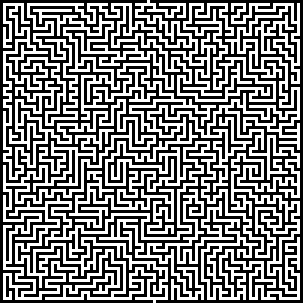
#> input picture huge.png, 101 x 101 px (shown 3 times larger)
$ python maze-solver.py
#> lines starting #> are read from the running program, lines starting #| are printed output that depends on the picture
from PIL import Image
import copy
import sys

sys.setrecursionlimit(3000)

IMAGE_PATH = 'huge.png'

# 1 = white
# 0 = black

class Maze():
    def __init__(self, width, height, pixels):
        self.grid = []
        self.width = width
        self.height = height
        for x in range(0, width):
            self.grid.append([])
            for y in range(0, height):
                self.grid[x].append(Coordinate(x, y, pixels[x,y]))

    def setStart(self, x, y):
        self.grid[x][y].isStart = True
        self.start = self.grid[x][y]

    def setEnd(self, x, y):
        self.grid[x][y].isEnd = True
        self.end = self.grid[x][y]

    def safeGetCoord(self, x, y):
        if x < 0 or x >= self.width or y < 0 or y >= self.height:
            return False
        try:
            return self.grid[x][y]
        except:
            return False


class Coordinate():
    def __init__(self, x, y, colour):
        self.x = x
        self.y = y
        self.colour = colour
        self.isStart = False
        self.isEnd = False

    def isWhite(self):
        return (self.colour == (255,255,255))

    def __str__(self):
        return f"({self.x}, {self.y})"

    def __repr__(self):
        return f"({self.x}, {self.y})"

class Path():
    def __init__(self):
        self.history = []

    def addToHistory(self, coord):
        self.history.append(coord)

def openImage():
    print(f'Loading image {IMAGE_PATH}.')
    img = Image.open(IMAGE_PATH).convert('RGB')
#> img is the input picture: PIL image 101x101 RGB; 49% white in thin lines or dots
    print(f'Image loaded.')
    print(f'Image size: {img.size}')
#| Image size: (101, 101)
    return img

def findStart(maze):
    for x in range(0,maze.width):
        print(maze.grid[x][0].colour)
        if maze.grid[x][0].isWhite():
            print(maze.grid[x][0].colour)
            print(f"Start found at ({x},0)")
            maze.setStart(x, 0)
            return True
    return False

def findEnd(maze):
    for x in range(0,maze.width):
        if maze.grid[x][maze.height-1].isWhite():
            print(f"End found at ({x},{maze.height-1})")
            maze.setEnd(x, maze.height-1)
            return True
    return False

def move(maze, path, current_coord):
    global winning_path
    print(f"Assessing ({current_coord.x}, {current_coord.y})")
    new_path = Path()
    new_path.history = copy.copy(path.history)
    new_path.addToHistory(current_coord)

    # check if end
    if (current_coord.isEnd):
        print("all done")
        winning_path = new_path.history
        return True


    up = maze.safeGetCoord(current_coord.x,current_coord.y-1)
    down = maze.safeGetCoord(current_coord.x,current_coord.y+1)
    left = maze.safeGetCoord(current_coord.x-1,current_coord.y)
    right = maze.safeGetCoord(current_coord.x+1,current_coord.y)
    directions = [up,down,left,right]

    for direction in directions:
        if direction and direction.isWhite() and direction not in new_path.history:

            print(f"Moving to {direction.x}, {direction.y}")
            if move(maze, new_path, direction):
                return True

    # else
    print("Dead end!")
    return False

def drawWinningPath(image, path, file_name):
#> called with file_name = 'huge.png'
    pixels = image.load()
    for coords in path:
        pixels[coords.x,coords.y] = (255,0,0) #red
    image.save(f'solved-{file_name}')
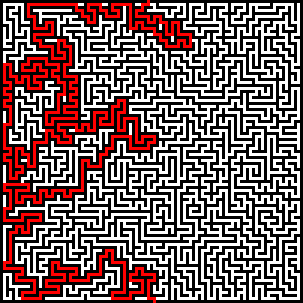
#> saved as solved-huge.png: PIL image 101x101 RGB (shown 3 times larger); mean R, G, B 125, 101.7, 101.7

winning_path = []
image = openImage()
pixels = image.load()
maze = Maze(image.width, image.height, pixels)
if (not findStart(maze) or not findEnd(maze)):
    print("Error, invalid maze image.")
    exit()
move(maze, Path(), maze.start)
drawWinningPath(image, winning_path, IMAGE_PATH)
